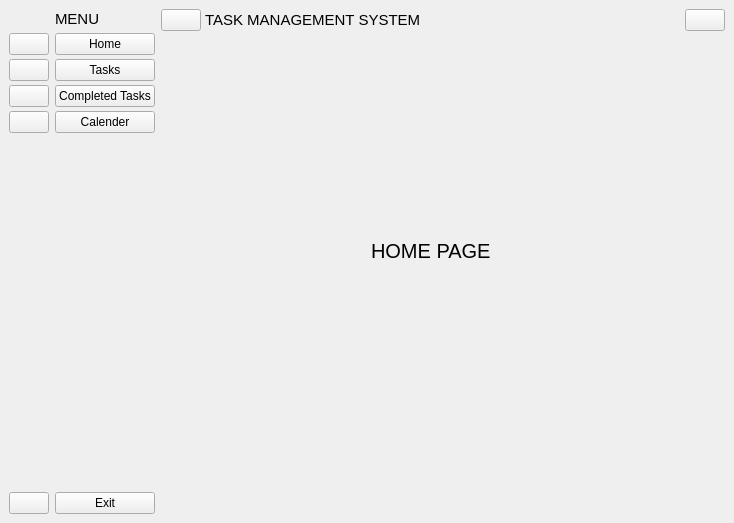
<?xml version="1.0" encoding="UTF-8"?>
<ui version="4.0">
 <class>MainWindow</class>
 <widget class="QMainWindow" name="MainWindow">
  <property name="geometry">
   <rect>
    <x>0</x>
    <y>0</y>
    <width>734</width>
    <height>523</height>
   </rect>
  </property>
  <property name="windowTitle">
   <string>MainWindow</string>
  </property>
  <widget class="QWidget" name="centralwidget">
   <layout class="QGridLayout" name="gridLayout">
    <item row="0" column="1">
     <widget class="QWidget" name="full_name_widget" native="true">
      <layout class="QVBoxLayout" name="verticalLayout_2">
       <property name="spacing">
        <number>4</number>
       </property>
       <property name="leftMargin">
        <number>0</number>
       </property>
       <property name="topMargin">
        <number>0</number>
       </property>
       <property name="rightMargin">
        <number>0</number>
       </property>
       <property name="bottomMargin">
        <number>0</number>
       </property>
       <item>
        <widget class="QLabel" name="label_2">
         <property name="minimumSize">
          <size>
           <width>0</width>
           <height>20</height>
          </size>
         </property>
         <property name="font">
          <font>
           <pointsize>11</pointsize>
           <weight>50</weight>
           <bold>false</bold>
          </font>
         </property>
         <property name="text">
          <string>MENU</string>
         </property>
        </widget>
       </item>
       <item>
        <widget class="QPushButton" name="home_btn_2">
         <property name="text">
          <string>Home</string>
         </property>
         <property name="icon">
          <iconset resource="resources.qrc">
           <normaloff>:/icon/icons/216242_home_icon.svg</normaloff>:/icon/icons/216242_home_icon.svg</iconset>
         </property>
         <property name="checkable">
          <bool>true</bool>
         </property>
         <property name="autoExclusive">
          <bool>true</bool>
         </property>
        </widget>
       </item>
       <item>
        <widget class="QPushButton" name="tasks_btn_2">
         <property name="text">
          <string>Tasks</string>
         </property>
         <property name="icon">
          <iconset resource="resources.qrc">
           <normaloff>:/icon/icons/9040503_list_task_icon.svg</normaloff>:/icon/icons/9040503_list_task_icon.svg</iconset>
         </property>
         <property name="checkable">
          <bool>true</bool>
         </property>
         <property name="autoExclusive">
          <bool>true</bool>
         </property>
        </widget>
       </item>
       <item>
        <widget class="QPushButton" name="completed_tasks_btn_2">
         <property name="text">
          <string>Completed Tasks</string>
         </property>
         <property name="icon">
          <iconset resource="resources.qrc">
           <normaloff>:/icon/icons/9104111_list_checklist_done_complete_task_icon.svg</normaloff>:/icon/icons/9104111_list_checklist_done_complete_task_icon.svg</iconset>
         </property>
         <property name="checkable">
          <bool>true</bool>
         </property>
         <property name="autoExclusive">
          <bool>true</bool>
         </property>
        </widget>
       </item>
       <item>
        <widget class="QPushButton" name="calender_btn_2">
         <property name="text">
          <string>Calender</string>
         </property>
         <property name="icon">
          <iconset resource="resources.qrc">
           <normaloff>:/icon/icons/290104_calendar_clock_date_event_schedule_icon.svg</normaloff>:/icon/icons/290104_calendar_clock_date_event_schedule_icon.svg</iconset>
         </property>
         <property name="checkable">
          <bool>true</bool>
         </property>
         <property name="autoExclusive">
          <bool>true</bool>
         </property>
        </widget>
       </item>
       <item>
        <spacer name="verticalSpacer_2">
         <property name="orientation">
          <enum>Qt::Vertical</enum>
         </property>
         <property name="sizeHint" stdset="0">
          <size>
           <width>20</width>
           <height>325</height>
          </size>
         </property>
        </spacer>
       </item>
       <item>
        <widget class="QPushButton" name="exit_btn_2">
         <property name="text">
          <string>Exit</string>
         </property>
         <property name="icon">
          <iconset resource="resources.qrc">
           <normaloff>:/icon/icons/211650_close_circled_icon.svg</normaloff>:/icon/icons/211650_close_circled_icon.svg</iconset>
         </property>
        </widget>
       </item>
      </layout>
     </widget>
    </item>
    <item row="0" column="2">
     <widget class="QWidget" name="widget" native="true">
      <layout class="QVBoxLayout" name="verticalLayout_3">
       <property name="spacing">
        <number>4</number>
       </property>
       <property name="leftMargin">
        <number>0</number>
       </property>
       <property name="topMargin">
        <number>0</number>
       </property>
       <property name="rightMargin">
        <number>0</number>
       </property>
       <property name="bottomMargin">
        <number>0</number>
       </property>
       <item>
        <widget class="QWidget" name="widget_4" native="true">
         <layout class="QHBoxLayout" name="horizontalLayout_3">
          <property name="spacing">
           <number>4</number>
          </property>
          <property name="leftMargin">
           <number>0</number>
          </property>
          <property name="topMargin">
           <number>0</number>
          </property>
          <property name="rightMargin">
           <number>0</number>
          </property>
          <property name="bottomMargin">
           <number>0</number>
          </property>
          <item>
           <widget class="QPushButton" name="menu_btn">
            <property name="toolTip">
             <string>Menu</string>
            </property>
            <property name="text">
             <string/>
            </property>
            <property name="icon">
             <iconset resource="resources.qrc">
              <normaloff>:/icon/icons/134216_menu_lines_hamburger_icon.svg</normaloff>:/icon/icons/134216_menu_lines_hamburger_icon.svg</iconset>
            </property>
            <property name="checkable">
             <bool>true</bool>
            </property>
           </widget>
          </item>
          <item>
           <widget class="QLabel" name="label_3">
            <property name="font">
             <font>
              <pointsize>11</pointsize>
             </font>
            </property>
            <property name="text">
             <string>TASK MANAGEMENT SYSTEM</string>
            </property>
           </widget>
          </item>
          <item>
           <spacer name="horizontalSpacer_2">
            <property name="orientation">
             <enum>Qt::Horizontal</enum>
            </property>
            <property name="sizeHint" stdset="0">
             <size>
              <width>160</width>
              <height>20</height>
             </size>
            </property>
           </spacer>
          </item>
          <item>
           <widget class="QPushButton" name="pushButton_12">
            <property name="toolTip">
             <string>User</string>
            </property>
            <property name="text">
             <string/>
            </property>
            <property name="icon">
             <iconset resource="resources.qrc">
              <normaloff>:/icon/icons/1564534_customer_man_user_account_profile_icon.svg</normaloff>:/icon/icons/1564534_customer_man_user_account_profile_icon.svg</iconset>
            </property>
           </widget>
          </item>
         </layout>
        </widget>
       </item>
       <item>
        <widget class="QStackedWidget" name="stackedWidget">
         <property name="toolTip">
          <string>Home</string>
         </property>
         <property name="currentIndex">
          <number>0</number>
         </property>
         <widget class="QWidget" name="home_page">
          <widget class="QLabel" name="label_4">
           <property name="geometry">
            <rect>
             <x>210</x>
             <y>200</y>
             <width>131</width>
             <height>31</height>
            </rect>
           </property>
           <property name="font">
            <font>
             <pointsize>15</pointsize>
            </font>
           </property>
           <property name="text">
            <string>HOME PAGE</string>
           </property>
          </widget>
         </widget>
         <widget class="QWidget" name="tasks_page">
          <widget class="QLabel" name="label_5">
           <property name="geometry">
            <rect>
             <x>200</x>
             <y>190</y>
             <width>121</width>
             <height>51</height>
            </rect>
           </property>
           <property name="font">
            <font>
             <pointsize>15</pointsize>
            </font>
           </property>
           <property name="text">
            <string>TASKS PAGE</string>
           </property>
          </widget>
         </widget>
         <widget class="QWidget" name="completed_tasks_page">
          <widget class="QLabel" name="label_6">
           <property name="geometry">
            <rect>
             <x>160</x>
             <y>190</y>
             <width>231</width>
             <height>51</height>
            </rect>
           </property>
           <property name="font">
            <font>
             <pointsize>14</pointsize>
            </font>
           </property>
           <property name="text">
            <string>COMPLETED TASKS PAGE</string>
           </property>
          </widget>
         </widget>
         <widget class="QWidget" name="calender_page">
          <widget class="QLabel" name="label_7">
           <property name="geometry">
            <rect>
             <x>210</x>
             <y>200</y>
             <width>151</width>
             <height>51</height>
            </rect>
           </property>
           <property name="font">
            <font>
             <pointsize>14</pointsize>
            </font>
           </property>
           <property name="text">
            <string>CALENDER PAGE</string>
           </property>
          </widget>
         </widget>
        </widget>
       </item>
      </layout>
     </widget>
    </item>
    <item row="0" column="0">
     <widget class="QWidget" name="icons_only_widget" native="true">
      <layout class="QVBoxLayout" name="verticalLayout">
       <property name="spacing">
        <number>4</number>
       </property>
       <property name="leftMargin">
        <number>0</number>
       </property>
       <property name="topMargin">
        <number>0</number>
       </property>
       <property name="rightMargin">
        <number>0</number>
       </property>
       <property name="bottomMargin">
        <number>0</number>
       </property>
       <item>
        <widget class="QLabel" name="label">
         <property name="minimumSize">
          <size>
           <width>0</width>
           <height>20</height>
          </size>
         </property>
         <property name="text">
          <string/>
         </property>
        </widget>
       </item>
       <item>
        <widget class="QPushButton" name="home_btn_1">
         <property name="toolTip">
          <string>Home</string>
         </property>
         <property name="text">
          <string/>
         </property>
         <property name="icon">
          <iconset resource="resources.qrc">
           <normaloff>:/icon/icons/216242_home_icon.svg</normaloff>:/icon/icons/216242_home_icon.svg</iconset>
         </property>
         <property name="checkable">
          <bool>true</bool>
         </property>
         <property name="autoExclusive">
          <bool>true</bool>
         </property>
        </widget>
       </item>
       <item>
        <widget class="QPushButton" name="tasks_btn_1">
         <property name="toolTip">
          <string>Tasks</string>
         </property>
         <property name="text">
          <string/>
         </property>
         <property name="icon">
          <iconset resource="resources.qrc">
           <normaloff>:/icon/icons/9040503_list_task_icon.svg</normaloff>:/icon/icons/9040503_list_task_icon.svg</iconset>
         </property>
         <property name="checkable">
          <bool>true</bool>
         </property>
         <property name="autoExclusive">
          <bool>true</bool>
         </property>
        </widget>
       </item>
       <item>
        <widget class="QPushButton" name="completed_tasks_btn_1">
         <property name="toolTip">
          <string>Completed Tasks</string>
         </property>
         <property name="text">
          <string/>
         </property>
         <property name="icon">
          <iconset resource="resources.qrc">
           <normaloff>:/icon/icons/9104111_list_checklist_done_complete_task_icon.svg</normaloff>:/icon/icons/9104111_list_checklist_done_complete_task_icon.svg</iconset>
         </property>
         <property name="checkable">
          <bool>true</bool>
         </property>
         <property name="autoExclusive">
          <bool>true</bool>
         </property>
        </widget>
       </item>
       <item>
        <widget class="QPushButton" name="calender_btn_1">
         <property name="toolTip">
          <string>Calender</string>
         </property>
         <property name="text">
          <string/>
         </property>
         <property name="icon">
          <iconset resource="resources.qrc">
           <normaloff>:/icon/icons/290104_calendar_clock_date_event_schedule_icon.svg</normaloff>:/icon/icons/290104_calendar_clock_date_event_schedule_icon.svg</iconset>
         </property>
         <property name="checkable">
          <bool>true</bool>
         </property>
         <property name="autoExclusive">
          <bool>true</bool>
         </property>
        </widget>
       </item>
       <item>
        <spacer name="verticalSpacer">
         <property name="orientation">
          <enum>Qt::Vertical</enum>
         </property>
         <property name="sizeHint" stdset="0">
          <size>
           <width>20</width>
           <height>325</height>
          </size>
         </property>
        </spacer>
       </item>
       <item>
        <widget class="QPushButton" name="pushButton_5">
         <property name="toolTip">
          <string>Exit</string>
         </property>
         <property name="text">
          <string/>
         </property>
         <property name="icon">
          <iconset resource="resources.qrc">
           <normaloff>:/icon/icons/211650_close_circled_icon.svg</normaloff>:/icon/icons/211650_close_circled_icon.svg</iconset>
         </property>
        </widget>
       </item>
      </layout>
     </widget>
    </item>
   </layout>
  </widget>
 </widget>
 <resources>
  <include location="resources.qrc"/>
 </resources>
 <connections>
  <connection>
   <sender>menu_btn</sender>
   <signal>toggled(bool)</signal>
   <receiver>icons_only_widget</receiver>
   <slot>setVisible(bool)</slot>
   <hints>
    <hint type="sourcelabel">
     <x>185</x>
     <y>32</y>
    </hint>
    <hint type="destinationlabel">
     <x>30</x>
     <y>218</y>
    </hint>
   </hints>
  </connection>
  <connection>
   <sender>menu_btn</sender>
   <signal>toggled(bool)</signal>
   <receiver>full_name_widget</receiver>
   <slot>setHidden(bool)</slot>
   <hints>
    <hint type="sourcelabel">
     <x>185</x>
     <y>32</y>
    </hint>
    <hint type="destinationlabel">
     <x>143</x>
     <y>275</y>
    </hint>
   </hints>
  </connection>
  <connection>
   <sender>home_btn_1</sender>
   <signal>toggled(bool)</signal>
   <receiver>home_btn_2</receiver>
   <slot>setChecked(bool)</slot>
   <hints>
    <hint type="sourcelabel">
     <x>35</x>
     <y>56</y>
    </hint>
    <hint type="destinationlabel">
     <x>105</x>
     <y>56</y>
    </hint>
   </hints>
  </connection>
  <connection>
   <sender>tasks_btn_1</sender>
   <signal>toggled(bool)</signal>
   <receiver>tasks_btn_2</receiver>
   <slot>setChecked(bool)</slot>
   <hints>
    <hint type="sourcelabel">
     <x>31</x>
     <y>84</y>
    </hint>
    <hint type="destinationlabel">
     <x>100</x>
     <y>84</y>
    </hint>
   </hints>
  </connection>
  <connection>
   <sender>completed_tasks_btn_1</sender>
   <signal>toggled(bool)</signal>
   <receiver>completed_tasks_btn_2</receiver>
   <slot>setChecked(bool)</slot>
   <hints>
    <hint type="sourcelabel">
     <x>36</x>
     <y>112</y>
    </hint>
    <hint type="destinationlabel">
     <x>98</x>
     <y>112</y>
    </hint>
   </hints>
  </connection>
  <connection>
   <sender>calender_btn_1</sender>
   <signal>toggled(bool)</signal>
   <receiver>calender_btn_2</receiver>
   <slot>setChecked(bool)</slot>
   <hints>
    <hint type="sourcelabel">
     <x>36</x>
     <y>140</y>
    </hint>
    <hint type="destinationlabel">
     <x>101</x>
     <y>140</y>
    </hint>
   </hints>
  </connection>
  <connection>
   <sender>home_btn_2</sender>
   <signal>toggled(bool)</signal>
   <receiver>home_btn_1</receiver>
   <slot>setChecked(bool)</slot>
   <hints>
    <hint type="sourcelabel">
     <x>51</x>
     <y>51</y>
    </hint>
    <hint type="destinationlabel">
     <x>18</x>
     <y>51</y>
    </hint>
   </hints>
  </connection>
  <connection>
   <sender>tasks_btn_2</sender>
   <signal>toggled(bool)</signal>
   <receiver>tasks_btn_1</receiver>
   <slot>setChecked(bool)</slot>
   <hints>
    <hint type="sourcelabel">
     <x>69</x>
     <y>80</y>
    </hint>
    <hint type="destinationlabel">
     <x>29</x>
     <y>80</y>
    </hint>
   </hints>
  </connection>
  <connection>
   <sender>completed_tasks_btn_2</sender>
   <signal>toggled(bool)</signal>
   <receiver>completed_tasks_btn_1</receiver>
   <slot>setChecked(bool)</slot>
   <hints>
    <hint type="sourcelabel">
     <x>75</x>
     <y>104</y>
    </hint>
    <hint type="destinationlabel">
     <x>34</x>
     <y>111</y>
    </hint>
   </hints>
  </connection>
  <connection>
   <sender>exit_btn_2</sender>
   <signal>clicked()</signal>
   <receiver>MainWindow</receiver>
   <slot>close()</slot>
   <hints>
    <hint type="sourcelabel">
     <x>96</x>
     <y>503</y>
    </hint>
    <hint type="destinationlabel">
     <x>117</x>
     <y>543</y>
    </hint>
   </hints>
  </connection>
  <connection>
   <sender>pushButton_5</sender>
   <signal>clicked()</signal>
   <receiver>MainWindow</receiver>
   <slot>close()</slot>
   <hints>
    <hint type="sourcelabel">
     <x>21</x>
     <y>511</y>
    </hint>
    <hint type="destinationlabel">
     <x>23</x>
     <y>567</y>
    </hint>
   </hints>
  </connection>
  <connection>
   <sender>calender_btn_2</sender>
   <signal>toggled(bool)</signal>
   <receiver>calender_btn_1</receiver>
   <slot>setChecked(bool)</slot>
   <hints>
    <hint type="sourcelabel">
     <x>96</x>
     <y>127</y>
    </hint>
    <hint type="destinationlabel">
     <x>22</x>
     <y>132</y>
    </hint>
   </hints>
  </connection>
 </connections>
</ui>
